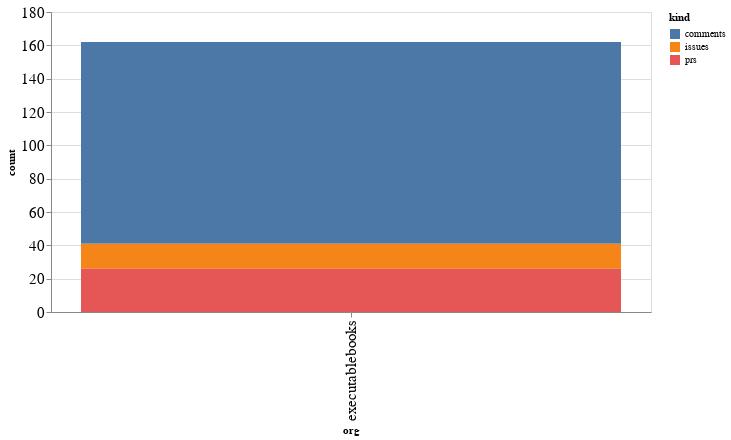

The notebook cell this image was saved under:
### Code cell
alt.Chart(org_summaries, width=600).mark_bar().encode(
    x='org',
    y='count',
    color='kind',
    tooltip="org"
)

### Figure 1 — Vega-Lite specification as saved in the notebook (floating-point values rounded to 4 significant figures)
{"config": {"axisLeft": {"labelFontSize": 15}, "axisBottom": {"labelFontSize": 15}}, "data": {"name": "data-b5f1e7fbf66a0abf3e96bfbde0a87f5d"}, "mark": "bar", "encoding": {"color": {"type": "nominal", "field": "kind"}, "tooltip": {"type": "nominal", "field": "org"}, "x": {"type": "nominal", "field": "org"}, "y": {"type": "quantitative", "field": "count"}}, "width": 600, "$schema": "https://vega.github.io/schema/vega-lite/v4.8.1.json", "datasets": {"data-b5f1e7fbf66a0abf3e96bfbde0a87f5d": [{"org": "executablebooks", "kind": "comments", "count": 121}, {"org": "executablebooks", "kind": "issues", "count": 15}, {"org": "executablebooks", "kind": "prs", "count": 26}]}}
